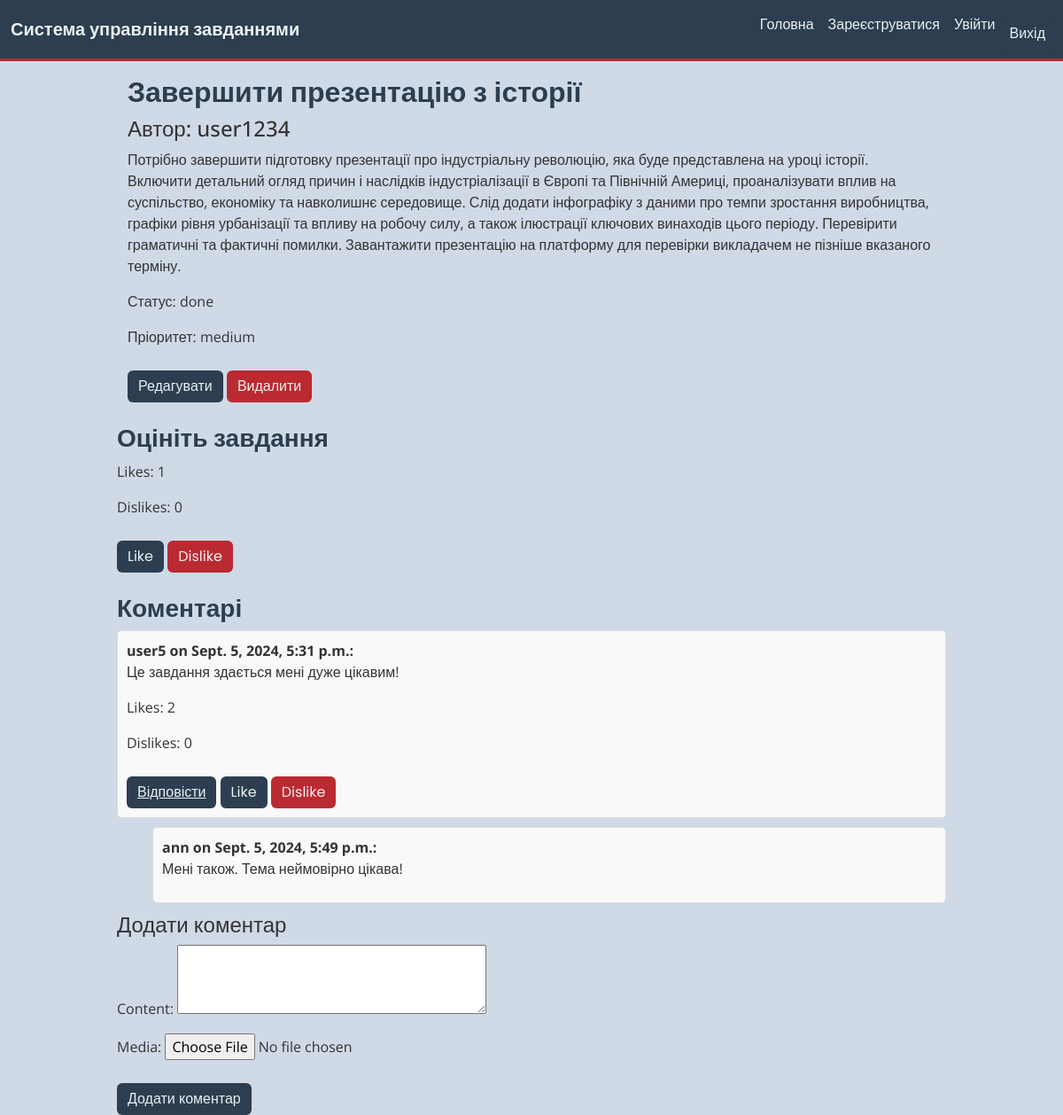
/1/ (signed in), run on the app's committed database.
### tasks/models.py (models this page shows, shortened)
class Task(models.Model):
    STATUS_CHOICES = [
        ('todo', 'To Do'),
        ('in_progress', 'In Progress'),
        ('done', 'Done'),
    ]
    PRIORITY_CHOICES = [
        ('low', 'Low'),
        ('medium', 'Medium'),
        ('high', 'High'),
    ]
    title = models.CharField(max_length=256)
    description = models.TextField()
    status = models.CharField(max_length=20, choices=STATUS_CHOICES, default='todo')
    priority = models.CharField(max_length=20, choices=PRIORITY_CHOICES, default='medium')
    due_date = models.DateTimeField(null=True, blank=True)
    creator = models.ForeignKey(User, on_delete=models.CASCADE, related_name='tasks')

class Comment(models.Model):
    task = models.ForeignKey('Task', on_delete=models.CASCADE, related_name='comments')
    author = models.ForeignKey(User, on_delete=models.CASCADE, related_name='comments')
    content = models.TextField()
    created_at = models.DateTimeField(auto_now_add=True)
    parent = models.ForeignKey('self', on_delete=models.CASCADE, null=True, blank=True, related_name='replies')
    media = models.FileField(upload_to='comments_media', blank=True, null=True)
    class Meta:
        ordering = ['created_at']

### tasks/views.py (the view, shortened to what this page needs)
# urls.py: path('<int:pk>/', views.TaskDetailView.as_view(), name='task-detail'),
class TaskDetailView(LoginRequiredMixin, DetailView):
    model = models.Task
    template_name = 'tasks/task_detail.html'
    context_object_name = 'task'
    def get_context_data(self, **kwargs):
        context = super().get_context_data(**kwargs)
        comments = models.Comment.objects.filter(task=self.object, parent=None)
        for comment in comments:
            comment.has_liked = models.CommentLike.objects.filter(user=self.request.user, comment=comment).exists()
            comment.has_disliked = models.CommentDislike.objects.filter(user=self.request.user, comment=comment).exists()
            comment.likes_count = models.CommentLike.objects.filter(comment=comment).count()
            comment.dislikes_count = models.CommentDislike.objects.filter(comment=comment).count()
        context['comments'] = comments
        context['comment_form'] = CommentForm()
        context['comment_update_form'] = CommentUpdateForm()
        context['likes'] = models.Like.objects.filter(task=self.object).count()
        context['dislikes'] = models.Dislike.objects.filter(task=self.object).count()
        context['has_liked'] = models.Like.objects.filter(user=self.request.user, task=self.object).exists()
        context['has_disliked'] = models.Dislike.objects.filter(user=self.request.user, task=self.object).exists()
        return context

### tasks/forms.py
class CommentForm(forms.ModelForm):
    class Meta:
        model = Comment
        fields = ['content', 'parent', 'media']
        widgets = {
            'content': forms.Textarea(attrs={'rows': 3}),
            'parent': forms.HiddenInput(),
            'media': forms.FileInput(),
        }

class CommentUpdateForm(forms.ModelForm):
    new_media = forms.FileField(required=False, label="Новий файл")
    delete_media = forms.BooleanField(required=False, label="Видалити медіа")
    class Meta:
        model = Comment
        fields = ['content', 'new_media', 'delete_media']

### templates/tasks/task_detail.html (shortened to what this page needs)
{% extends 'tasks/base.html' %}
{% block content %}
{% load custom_tags %}
<div class="container mt-3">
    <h2>{{ task.title }}</h2>
    <h4>Автор: {{ task.creator.username }}</h4>
    <p>{{ task.description }}</p>
    <p>Статус: <span>{{ task.status }}</span></p>
    <p>Пріоритет: <span>{{ task.priority }}</span></p>
    <a href="{% url 'tasks:task-update' task.pk %}" class="btn btn-primary btn-margin">Редагувати</a>
    <a href="{% url 'tasks:task-delete' task.pk %}" class="btn btn-danger">Видалити</a>
</div>
<div class="task-rating mt-4">
    <h3>Оцініть завдання</h3>
    <p>Likes: {{ likes }}</p>
    <p>Dislikes: {{ dislikes }}</p>
    {% if user.is_authenticated %}
        <form method="post" style="display:inline;">
            {% if has_liked %}
                <button type="submit" name="remove_like" class="btn btn-warning">Remove Like</button>
            {% else %}
                <button type="submit" name="like_task" class="btn btn-success">Like</button>
            {% endif %}
        </form>
        <form method="post" style="display:inline;">
            {% if has_disliked %}
                <button type="submit" name="remove_dislike" class="btn btn-warning">Remove Dislike</button>
            {% else %}
                <button type="submit" name="dislike_task" class="btn btn-danger">Dislike</button>
            {% endif %}
        </form>
    {% endif %}
</div>
<div class="comments mt-4">
    <h3>Коментарі</h3>
    {% for comment in comments %}
        {% if comment.parent %}
            <div class="comment light-border" style="margin-left: 40px;">
        {% else %}
            <div class="comment light-border" style="margin-left: 0px;">
        {% endif %}
                <strong class="comment-header">{{ comment.author.username }} on {{ comment.created_at }}:</strong>
                <p>{{ comment.content }}</p>
                <p>Likes: {{ comment.likes_count }}</p>
                <p>Dislikes: {{ comment.dislikes_count }}</p>
                <button class="btn btn-link reply-link" data-comment-id="{{ comment.id }}">Відповісти</button>
                {% if user.is_authenticated %}
                    <form method="post" style="display:inline;">
                        {% if comment.has_liked %}
                            <input type="hidden" name="comment_id" value="{{ comment.id }}">
                            <button type="submit" name="remove_like_comment" class="btn btn-warning">Remove Like</button>
                        {% else %}
                            <button type="submit" name="like_comment" class="btn btn-success">Like</button>
                        {% endif %}
                    </form>
                    <form method="post" style="display:inline;">
                        {% if comment.has_disliked %}
                            <input type="hidden" name="comment_id" value="{{ comment.id }}">
                            <button type="submit" name="remove_dislike_comment" class="btn btn-warning">Remove Dislike</button>
                        {% else %}
                            <button type="submit" name="dislike_comment" class="btn btn-danger">Dislike</button>
                        {% endif %}
                    </form>
                {% endif %}
            </div>
            {% for reply in comment.replies.all %}
                <div class="reply light-border" style="margin-left: 40px;">
                    <strong class="comment-header">{{ reply.author.username }} on {{ reply.created_at }}:</strong>
                    <p>{{ reply.content }}</p>
                </div>
            {% endfor %}
    {% endfor %}
</div>
<h4>Додати коментар</h4>
<form action="{% url 'tasks:task-detail' task.id %}" method="post" id="comment-form" enctype="multipart/form-data">
    {{ comment_form.as_p }}
    <button type="submit" class="btn btn-primary" name="add_comment">Додати коментар</button>
</form>
{% endblock %}

### static/css/style.css (style rules this page uses)
body { font-family: 'Open Sans', sans-serif; background-color: #d0d9e6; color: #333; }
.btn { background-color: #2C3E50; color: #ECF0F1; border: none; font-family: 'Poppins', sans-serif; transition: background-color 0.3s, color 0.3s; margin-top: 10px; }
.btn-primary { background-color: #2C3E50; }
.btn-danger { background-color: #bb2a31; }
h1, h2, h3 { color: #2C3E50; font-family: 'Poppins', sans-serif; font-weight: 600; }
a { color: #2C3E50; text-decoration: none; font-weight: 600; }
.container { max-width: 960px; margin: 0 auto; }
.comment, .reply { border: 1px solid #ddd; padding: 10px; margin-bottom: 10px; border-radius: 5px; background-color: #f9f9f9; }
.comment-header { font-weight: bold; }
.reply { margin-left: 20px; }

### data on the page
Task: title "Завершити презентацію з історії", creator.username "user1234", description "Потрібно завершити підготовку презентації про індустріальну революцію, яка буде представлена на уроці історії. Включити детальний огляд причин і наслідків індустріалізації в Європі та Північній Америці, проаналізувати вплив на суспільство, економіку та навколишнє середовище. Слід додати інфографіку з даними про темпи зростання виробництва, графіки рівня урбанізації та впливу на робочу силу, а також ілюстрації ключових винаходів цього періоду. Перевірити граматичні та фактичні помилки. Завантажити презентацію на платформу для перевірки викладачем не пізніше вказаного терміну.", status "done", priority "medium"
Comment: author.username "user5", created_at "Sept. 5, 2024, 5:31 p.m.", content "Це завдання здається мені дуже цікавим!", likes_count "2", dislikes_count "0"
Comment: author.username "ann", created_at "Sept. 5, 2024, 5:49 p.m.", content "Мені також. Тема неймовірно цікава!"

### other printed values
{{ likes }} "1"
{{ dislikes }} "0"
